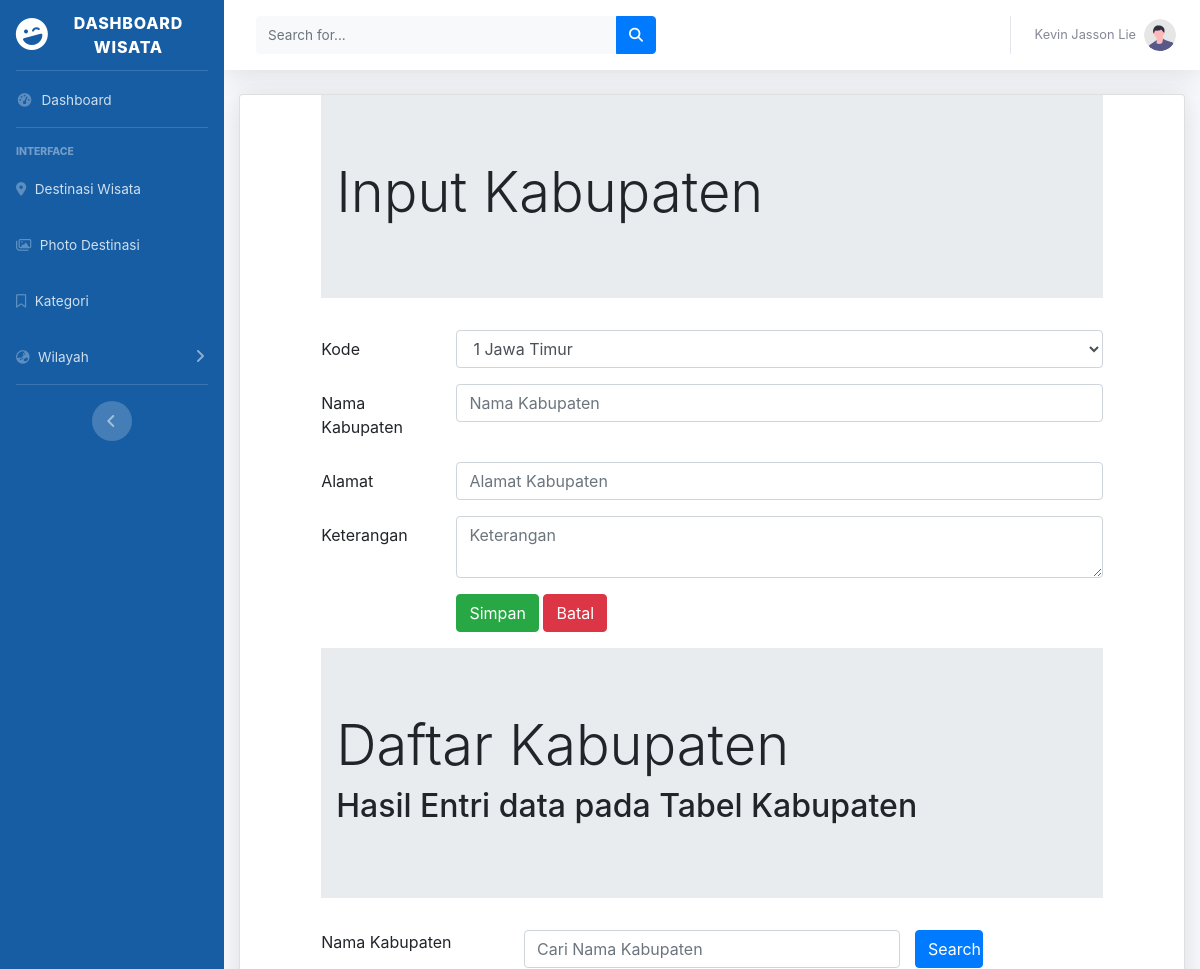
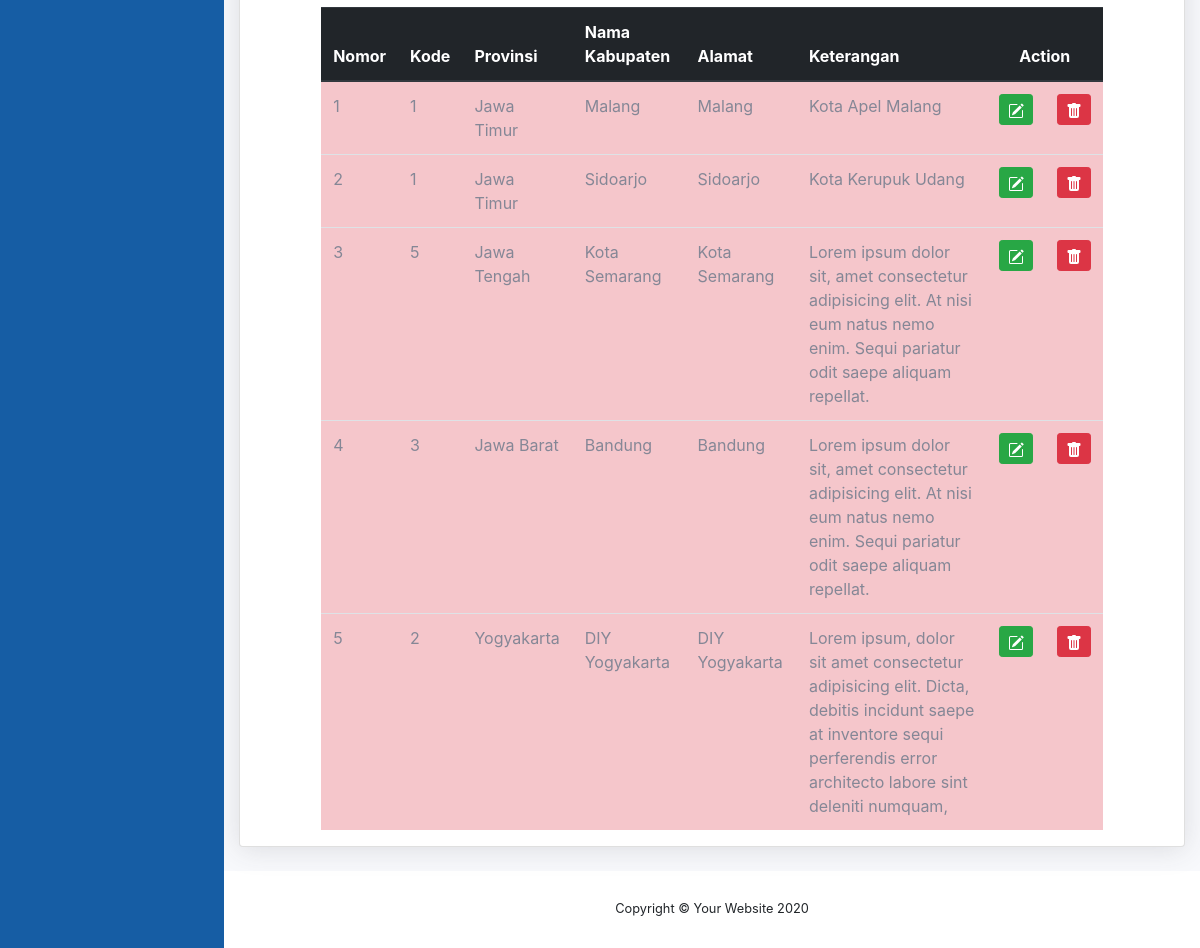
The page /ADMIN/kabupaten.php (signed in) on the database its author committed (2 pictures, top to bottom).
### tables this page shows
CREATE TABLE `kabupaten` (
  `kabupatenID` int(11) NOT NULL,
  `provinsiID` int(11) NOT NULL,
  `kabupatenNAMA` varchar(120) NOT NULL,
  `kabupatenALAMAT` varchar(255) NOT NULL,
  `kabupatenKET` text NOT NULL
);

CREATE TABLE `provinsi` (
  `provinsiID` int(11) NOT NULL,
  `provinsiKODE` varchar(50) NOT NULL,
  `provinsiNAMA` varchar(255) NOT NULL,
  `provinsiALAMAT` varchar(255) NOT NULL,
  `provinsiKET` text NOT NULL
);

### ADMIN/kabupaten.php (the view, shortened to what this page needs)
<!DOCTYPE html>
<html lang="en">
<head>
</head>
<?php include "header.php";?>
<div class="container-fluid">
<div class="card shadow mb-4">
<?php
include "includes/config.php";
$dataprovinsi = mysqli_query($connection, "SELECT * FROM provinsi");
?>
<html lang="en">
<head>
    <link rel="stylesheet" type="text/css" href="https://cdnjs.cloudflare.com/ajax/libs/select2/4.0.3/css/select2.min.css">
    <link rel="stylesheet" type="text/css" href="css/bootstrap.min.css">
</head>
<div class="row">
<div class="col-sm-1">
</div>
<div class="col-sm-10">
        <div class="jumbotron jumbotron-fluid">
            <div class="container">
                <h1 class="display-4">Input Kabupaten</h1>
            </div>
        </div>
<form method="POST" enctype="multipart/form-data">
  <div class="form-group row">
    <label for="provinsiid" class="col-sm-2 col-form-label">Kode</label>
    <div class="col-sm-10">
      <select class="form-control" id="provinsiid" name="provinsiid">
          <?php while($row = mysqli_fetch_array($dataprovinsi))
          { ?>
              <option value="<?php echo $row["provinsiID"]?>">
                  <?php echo $row["provinsiID"]?>
                  <?php echo $row["provinsiNAMA"]?>
              </option>
          <?php } ?>
      </select>
    </div>
  </div>
  <div class="form-group row">
    <label for="kabupatennama" class="col-sm-2 col-form-label">Nama Kabupaten</label>
    <div class="col-sm-10">
      <input type="text" class="form-control" name="kabupatennama" id="kabupatennama" placeholder="Nama Kabupaten">
    </div>
  </div>
  <div class="form-group row">
    <label for="kabupatenalamat" class="col-sm-2 col-form-label">Alamat</label>
    <div class="col-sm-10">
      <input type="text" class="form-control" name="kabupatenalamat" id="kabupatenalamat" placeholder="Alamat Kabupaten">
    </div>
  </div>
  <div class="form-group row">
    <label for="kabupatenket" class="col-sm-2 col-form-label">Keterangan</label>
    <div class="col-sm-10">
      <textarea class="form-control" name="kabupatenket" id="kabupatenket" placeholder="Keterangan"></textarea>
    </div>
  </div>
  <div class="form-group row">
    <div class="col-sm-2"></div>
    <div class="col-sm-10">
        <input type="submit" class="btn btn-success" value="Simpan" name="Simpan">
        <input type="reset" class="btn btn-danger" value="Batal" name="Batal">
    </div>
  </div>
</form>
</div>
<div class="col-sm-1">
</div>
</div>
<div class="row">
    <div class="col-sm-1"></div>
    <div class="col-sm-10">
        <div class="jumbotron jumbotron-fluid">
            <div class="container">
                <h1 class="display-4">Daftar Kabupaten</h1>
                <h2>Hasil Entri data pada Tabel Kabupaten</h2>
            </div>
        </div>
    <form method="POST">
        <div class="form-group row mb-2">
            <label for="search" class="col-sm-3">Nama Kabupaten</label>
            <div class="col-sm-6">
                <input type="text" name="search" class="form-control" id="search" value="<?php if(isset($_POST['search'])) {echo $_POST['search'];}?>" placeholder="Cari Nama Kabupaten">
            </div>
            <input type="submit" name="kirim" class="col-sm-1 btn btn-primary" value="Search">
        </div>
    </form>
    <table class="table table-hover table-danger">
        <thead class="thead-dark">
            <tr>
                <th>Nomor</th>
                <th>Kode</th>
                <th>Provinsi</th>
                <th>Nama Kabupaten</th>
                <th>Alamat</th>
                <th>Keterangan</th>
                <th colspan="2" style="text-align: center">Action</th>
            </tr>
        </thead>
        <tbody>
        <?php
        if(isset($_POST["kirim"]))
        {
            $search = $_POST['search'];
            $query = mysqli_query($connection, "SELECT kabupaten.*, provinsi.provinsiNAMA FROM kabupaten, provinsi
                WHERE kabupatenNAMA LIKE '%".$search."%'
                AND kabupaten.provinsiID = provinsi.provinsiID");
        }else
            {
            $query = mysqli_query($connection, "SELECT kabupaten.*, provinsi.provinsiNAMA FROM kabupaten, provinsi
            WHERE kabupaten.provinsiID = provinsi.provinsiID");
            }
            $nomor = 1;
            while ($row = mysqli_fetch_array($query))
            { ?>
              <tr>
                <td><?php echo $nomor;?></td>
                <td><?php echo $row['provinsiID'];?></td>
                <td><?php echo $row['provinsiNAMA'];?></td>
                <td><?php echo $row['kabupatenNAMA'];?></td>
                <td><?php echo $row['kabupatenALAMAT'];?></td>
                <td><?php echo $row['kabupatenKET'];?></td>
                <td>
                <a href="kabupatenedit.php?ubah=<?php echo $row["kabupatenID"]?>"
                  class="btn btn-success btn-sm" title="EDIT">
                </a>
                </td>
                <td>
                <a href="kabupatenhapus.php?hapus=<?php echo $row["kabupatenID"]?>"
                  class="btn btn-danger btn-sm" title="HAPUS">
                </a>
                </td>
              </tr>
            <?php $nomor = $nomor + 1;?>
            <?php } ?>
        </tbody>
    </table>
    </div>
    <div class="col-sm-1"></div>
</div>
</div>
</div>
<?php include "footer.php";?>
</html>

### rows shown on the page
kabupaten: provinsiID "1", provinsiID.provinsiNAMA "Jawa Timur", kabupatenNAMA "Malang", kabupatenALAMAT "Malang", kabupatenKET "Kota Apel Malang"
kabupaten: provinsiID "1", provinsiID.provinsiNAMA "Jawa Timur", kabupatenNAMA "Sidoarjo", kabupatenALAMAT "Sidoarjo", kabupatenKET "Kota Kerupuk Udang"
kabupaten: provinsiID "5", provinsiID.provinsiNAMA "Jawa Tengah", kabupatenNAMA "Kota Semarang", kabupatenALAMAT "Kota Semarang", kabupatenKET "Lorem ipsum dolor sit, amet consectetur adipisicing elit. At nisi eum natus nemo enim. Sequi pariatur odit saepe aliquam repellat."
kabupaten: provinsiID "3", provinsiID.provinsiNAMA "Jawa Barat", kabupatenNAMA "Bandung", kabupatenALAMAT "Bandung", kabupatenKET "Lorem ipsum dolor sit, amet consectetur adipisicing elit. At nisi eum natus nemo enim. Sequi pariatur odit saepe aliquam repellat."
kabupaten: provinsiID "2", provinsiID.provinsiNAMA "Yogyakarta", kabupatenNAMA "DIY Yogyakarta", kabupatenALAMAT "DIY Yogyakarta", kabupatenKET "Lorem ipsum, dolor sit amet consectetur adipisicing elit. Dicta, debitis incidunt saepe at inventore sequi perferendis error architecto labore sint deleniti numquam,"

### other values the page prints
form field provinsiid "1 Jawa Timur"
